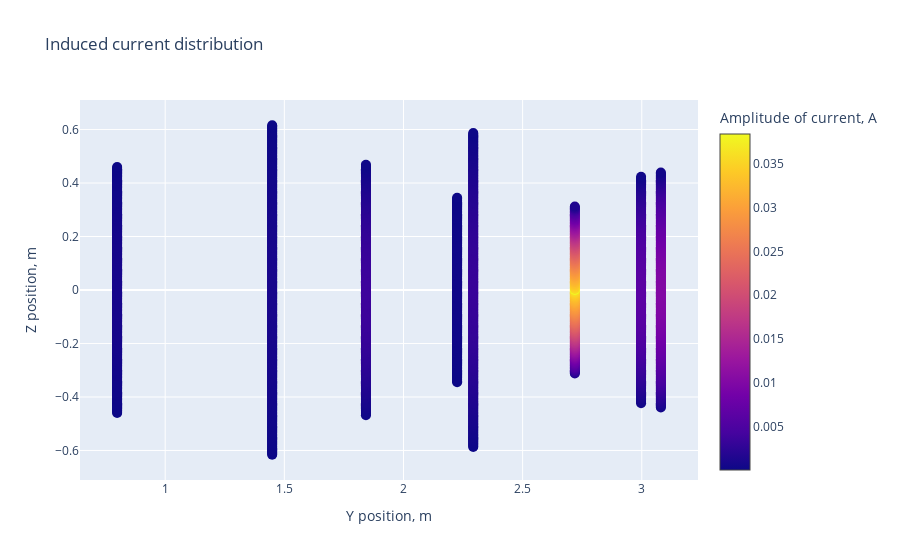

Notebook code for this chart:
### Code cell
from visualization import plot_2dmodel, plot_together, plot_separately, current_distribution_2d, current_distribution_3d

plot_2dmodel(R, source_position, sum(element_num), delta_z)
#plot_together(R_block, current_block)
#plot_separately(R_block, current_block)
current_distribution_2d(R, current)
#current_distribution_3d(R, source_position, R_block, current_block)

### Figure 1 — Plotly figure (JSON) as saved in the notebook; plotly's stock layout.template omitted (floating-point values rounded to 4 significant figures; data arrays with more than 128 entries replaced by an {"elided": "..."} marker saying what was removed)
{"data": [{"marker": {"color": {"elided": "1786 float values"}, "colorbar": {"title": {"text": "Amplitude of current, A"}}, "colorscale": [[0, "#0d0887"], [0.1111, "#46039f"], [0.2222, "#7201a8"], [0.3333, "#9c179e"], [0.4444, "#bd3786"], [0.5556, "#d8576b"], [0.6667, "#ed7953"], [0.7778, "#fb9f3a"], [0.8889, "#fdca26"], [1, "#f0f921"]], "showscale": true, "size": 10}, "mode": "markers", "name": "Точки", "type": "scatter", "x": {"elided": "1786 float values"}, "y": {"elided": "1786 float values"}}], "layout": {"title": {"text": "Induced current distribution"}, "xaxis": {"title": {"text": "Y position, m"}}, "yaxis": {"title": {"text": "Z position, m"}}}}
